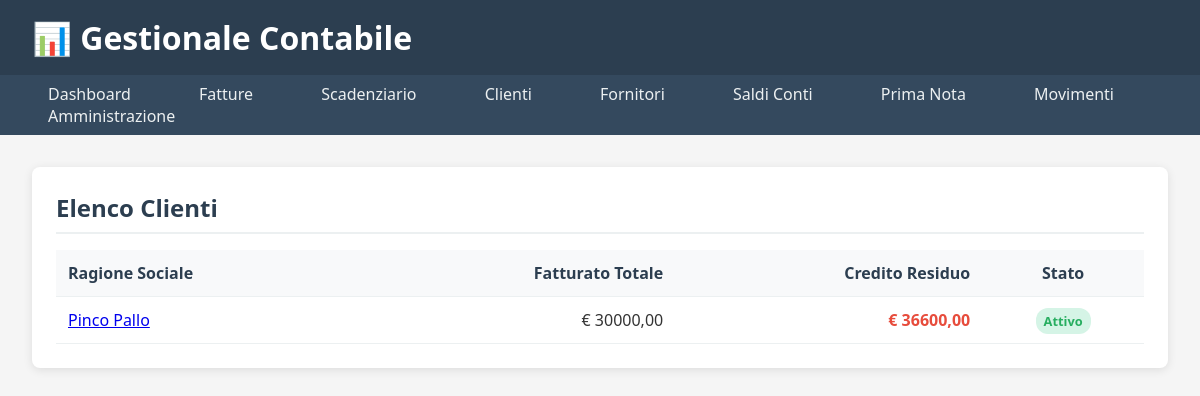
Page /clienti/ on the committed database.
### clienti/models.py (models this page shows, shortened)
class Cliente(models.Model):
    ragione_sociale = models.CharField(
        max_length=200,
        verbose_name="Ragione Sociale",
        help_text="Nome completo dell'azienda o della persona"
    )
    indirizzo = models.CharField(
        max_length=255,
        verbose_name="Indirizzo",
        blank=True
    )
    citta = models.CharField(
        max_length=100,
        verbose_name="Città",
        blank=True
    )
    cap = models.CharField(
        max_length=5,
        verbose_name="CAP",
        blank=True,
        validators=[RegexValidator(r'^\d{5}$', 'Il CAP deve avere 5 numeri')]
    )
    provincia = models.CharField(
        max_length=2,
        verbose_name="Provincia",
        blank=True,
        help_text="Sigla provincia (es: RM)"
    )
    partita_iva = models.CharField(
        max_length=11,
        verbose_name="Partita IVA",
        unique=True,
        validators=[RegexValidator(r'^\d{11}$', 'La P.IVA deve avere 11 numeri')],
        help_text="Partita IVA (11 cifre)"
    )
    codice_fiscale = models.CharField(
        max_length=16,
        verbose_name="Codice Fiscale",
        blank=True,
        help_text="Codice Fiscale (16 caratteri)"
    )
    email = models.EmailField(
        verbose_name="Email",
        blank=True
    )
    telefono = models.CharField(
        max_length=20,
        verbose_name="Telefono",
        blank=True
    )
    STATO_CLIENTE = [
        ('attivo', 'Attivo'),
        ('inattivo', 'Inattivo'),
        ('bloccato', 'Bloccato'),
    ]
    stato = models.CharField(
        max_length=10,
        choices=STATO_CLIENTE,
        default='attivo',
        verbose_name="Stato Cliente"
    )
    class Meta:
        verbose_name = "Cliente"
        verbose_name_plural = "Clienti"
        ordering = ['ragione_sociale']

### clienti/views.py (the view)
# urls.py: path('', views.lista_clienti, name='lista_clienti'),
def lista_clienti(request):
    clienti = Cliente.objects.annotate(
        total_fatturato=Coalesce(Sum('fatture__importo_totale'), Decimal('0.00')),
        total_iva=Coalesce(Sum(F('fatture__importo_totale') * F('fatture__aliquota_iva') / 100), Decimal('0.00')),
        total_incassato=Coalesce(Sum('fatture__scadenze__incassi__importo_incassato'), Decimal('0.00'))
    ).annotate(
        total_residuo=(F('total_fatturato') + F('total_iva')) - F('total_incassato')
    ).order_by('ragione_sociale')
    context = {
        'clienti': clienti,
        'titolo_pagina': 'Elenco Clienti'
    }
    return render(request, 'clienti/lista_clienti.html', context)

### templates/clienti/lista_clienti.html
{% extends "base.html" %} {% block content %}
<div class="section">
  <h2>{{ titolo_pagina }}</h2>
  <table class="table">
    <thead>
      <tr>
        <th>Ragione Sociale</th>
        <th style="text-align: right">Fatturato Totale</th>
        <th style="text-align: right">Credito Residuo</th>
        <th style="text-align: center">Stato</th>
      </tr>
    </thead>
    <tbody>
      {% for cliente in clienti %}
      <tr>
        <td>
          <a href="{% url 'clienti:dettaglio_cliente' cliente.pk %}"
            >{{ cliente.ragione_sociale }}</a
          >
        </td>
        <td style="text-align: right">
          € {{ cliente.total_fatturato|floatformat:2 }}
        </td>
        <td
          style="text-align: right; {% if cliente.total_residuo > 0 %}font-weight: bold; color: #e74c3c;{% endif %}"
        >
          € {{ cliente.total_residuo|floatformat:2 }}
        </td>
        <td style="text-align: center">
          <span
            class="badge {% if cliente.stato == 'attivo' %}success{% else %}danger{% endif %}"
          >
            {{ cliente.get_stato_display }}
          </span>
        </td>
      </tr>
      {% empty %}
      <tr>
        <td colspan="4">Nessun cliente trovato.</td>
      </tr>
      {% endfor %}
    </tbody>
  </table>
</div>
{% endblock %}

### templates/base.html (style rules this page uses)
* { margin: 0; padding: 0; box-sizing: border-box; }
body { font-family: "Segoe UI", Tahoma, Geneva, Verdana, sans-serif; background: #f5f5f5; color: #333; }
.section { background: white; padding: 1.5rem; border-radius: 8px; box-shadow: 0 2px 10px rgba(0, 0, 0, 0.1); margin-bottom: 2rem; }
.section h2 { color: #2c3e50; margin-bottom: 1rem; border-bottom: 2px solid #ecf0f1; padding-bottom: 0.5rem; }
.table { width: 100%; border-collapse: collapse; }
.table th, .table td { padding: 0.75rem; text-align: left; border-bottom: 1px solid #ecf0f1; }
.table th { background: #f8f9fa; font-weight: 600; color: #2c3e50; }
.badge { padding: 0.25rem 0.5rem; border-radius: 12px; font-size: 0.8rem; font-weight: bold; }
.badge.success { background: #d5f4e6; color: #27ae60; }

### rows in the picture
Cliente: ragione_sociale "Pinco Pallo", total_fatturato "30000,00", total_residuo "36600,00", stato "Attivo"

### other values in the picture
{{ titolo_pagina }} "Elenco Clienti"
